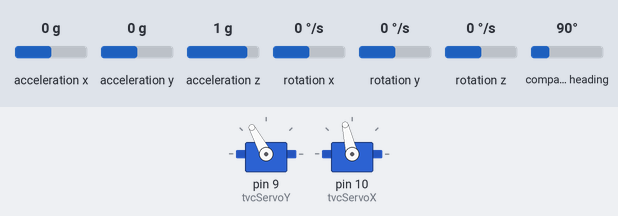
Bench run of a sketch on a simulated Arduino Uno, built with avr-gcc and run on an emulated ATmega328P. Shown: 2 × servo. Inputs (shaded band) come from the test bench; at power-on: acceleration x 0 g, rotation y 0 °/s, acceleration y 0 g, rotation x 0 °/s, acceleration z 1 g, rotation z 0 °/s, compass heading 90°. What the sketch prints to the serial monitor is not drawn.

Above: at 2.2 s.
2.3 s: acceleration x set to 0.8 g
At 2.61 s:
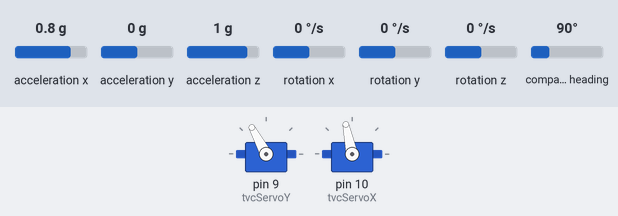
5.3 s: rotation y set to -192 °/s
At 5.92 s:
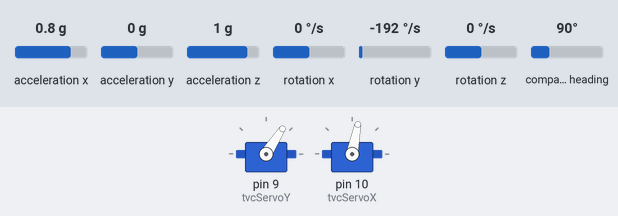
At 7.07 s:
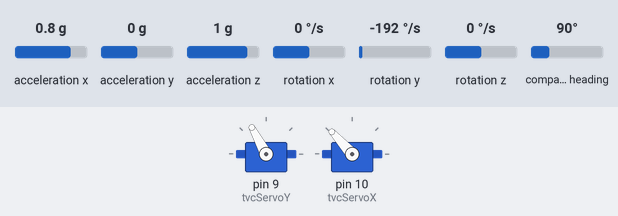
8.3 s: acceleration y set to 1.4 g
11.3 s: rotation x set to -100 °/s
14.3 s: rotation x set to 192 °/s
Timing chart, 0 to 18.3 s (numbered marks = the images above; inputs shaded):
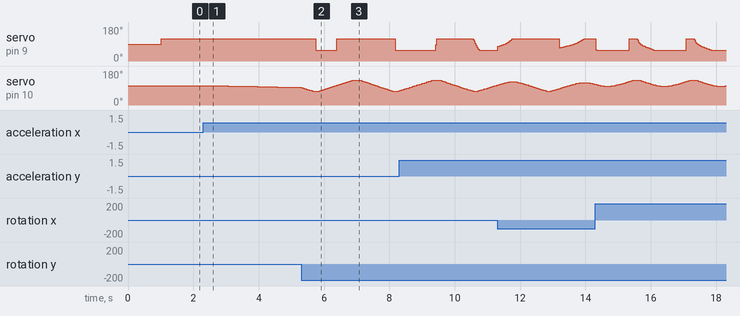

The sketch:

State_Space_Control.ino
```cpp
#include <Wire.h>
#include <Adafruit_BNO055.h>
#include <Servo.h>
#include <math.h>
#include <MadgwickAHRS.h>


// IMU and Servo setup
Adafruit_BNO055 bno = Adafruit_BNO055(55);
Servo tvcServoX, tvcServoY;


//Filter setup
Madgwick filter;

// Thrust curve data
const int thrustPoints = 9;
float thrustTimes[thrustPoints] = {0, 0.05, 0.1, 0.2, 0.5, 1.0, 2.0, 3.0, 60.0};
float thrustValues[thrustPoints] = {0, 62, 40, 38, 40, 39, 38, 37, 36};

//Middle Position of X and Y Servo
const int X_SERVO_MIDDLE = 102;
const int Y_SERVO_MIDDLE = 88;

//Set Moment Arm
const float momentArm = 0.35; // meters

//Gain Matrices for State Controller
const float K_Roll[2] = {1.1952, 0.6491};
const float K_Pitch[2] = {1.1952, 0.6491};

//Setpoint Matrices for State Controller
const float Setpoint_Roll[2] = {M_PI/2, 0.0};
const float Setpoint_Pitch[2] = {0.0, 0.0};

//Calculating thrust variables
unsigned long liftoffTime = 0;
bool launched = false;
unsigned long lastTime = 0;

//Set update rate
const unsigned long updateInterval = 10000; // 10 ms = 100 Hz


double gimbal_to_servo(double a, double b, double gimbal_angle_deg){
  return a * gimbal_angle_deg + b;
}

float getThrustFromCurve(float timeSinceLaunch) {
  if (timeSinceLaunch <= thrustTimes[0]) return thrustValues[0];
  if (timeSinceLaunch >= thrustTimes[thrustPoints - 1]) return thrustValues[thrustPoints - 1];

  for (int i = 0; i < thrustPoints - 1; i++) {
    if (timeSinceLaunch >= thrustTimes[i] && timeSinceLaunch <= thrustTimes[i + 1]) {
      float t0 = thrustTimes[i];
      float t1 = thrustTimes[i + 1];
      float thrust0 = thrustValues[i];
      float thrust1 = thrustValues[i + 1];
      float factor = (timeSinceLaunch - t0) / (t1 - t0);
      return thrust0 + factor * (thrust1 - thrust0);
    }
  }
  return 0.0;
}

double state_controller(const float K[2], float x[2], const float setpoint[2]){
  float u = 0;
  x[0] -= setpoint[0];
  x[1] -= setpoint[1];
  u = -(K[0] * x[0] + K[1] * x[1]);
  return u;
}

double torque_to_angle(float torque, float thrust){
  double asin_input = constrain(torque / (momentArm * thrust), -1, 1);
  return asin(asin_input);
}

float RadToDegrees(float rad){
  return rad * 180/M_PI;
}

void setup() {
  Serial.begin(115200);
  bno.begin();
  delay(1000);
  bno.setExtCrystalUse(true);
  tvcServoY.attach(9);
  tvcServoX.attach(10);
  tvcServoX.write(X_SERVO_MIDDLE);
  tvcServoY.write(Y_SERVO_MIDDLE);
  filter.begin(100);       // sample frequency of the filter
  filter.setInitialRollPitch(M_PI/2, 0.0);

  lastTime = micros();
  liftoffTime = millis(); // Simulate immediate launch (change for real launch detection)
}

void loop() {

    //Getting thrust
  unsigned long now = micros();
  if (now - lastTime >= updateInterval) {
    float dt = (now - lastTime) / 1e6;
    lastTime = now;

    float flightTime = (millis() - liftoffTime) / 1000.0;
    float thrust = getThrustFromCurve(flightTime);

    uint8_t system_cal, gyro_cal, accel_cal, mag_cal = 0;
    bno.getCalibration(&system_cal, &gyro_cal, &accel_cal, &mag_cal);
    Serial.println();
    Serial.print("Calibration: Sys=");
    Serial.print(system_cal);
    Serial.print(" Gyro=");
    Serial.print(gyro_cal);
    Serial.print(" Accel=");
    Serial.print(accel_cal);
    Serial.print(" Mag=");
    Serial.println(mag_cal);

    Serial.println("--");

    //Get the rates:
    imu::Vector<3> gyro = bno.getVector(Adafruit_BNO055::VECTOR_GYROSCOPE);
    float rollRate = gyro.x() * (M_PI/180); // rad/s
    float pitchRate = gyro.z() * (M_PI/180); // rad/s

    //Get filtered pitch and roll:
    imu::Vector<3> acc = bno.getVector(Adafruit_BNO055::VECTOR_ACCELEROMETER);

    filter.updateIMU(gyro.x(), gyro.y(), gyro.z(),acc.x(), acc.y(), acc.z());
    float roll = filter.getRollRadians();
    float pitch = filter.getPitchRadians();

    //Compute roll torque command:
    float state_vector_roll[2] = {roll, rollRate};
    float roll_torque = state_controller(K_Roll, state_vector_roll, Setpoint_Roll);
    float roll_state_output = torque_to_angle(roll_torque, thrust);
    float gimbalAngleRollDeg = RadToDegrees(roll_state_output);

    //Compute pitch torque command:
    float state_vector_pitch[2] = {pitch, -pitchRate};
    float pitch_torque = state_controller(K_Pitch, state_vector_pitch, Setpoint_Pitch);
    float pitch_state_output = torque_to_angle(pitch_torque, thrust);
    float gimbalAnglePitchDeg = RadToDegrees(pitch_state_output);

    //Convert demanded gimbal angle to servo angle (via CurveFitting)
    float servo_angle_y = gimbal_to_servo(6.0169, 90, gimbalAngleRollDeg);
    float servo_angle_x = gimbal_to_servo(-4.1024, 103.0, gimbalAnglePitchDeg);

    // Map output to servo range (30 degrees in each direction)
    int servoAngleY = constrain(round(servo_angle_y), 57, 118);
    int servoAngleX = constrain(round(servo_angle_x), 72, 132);

    //Write angle to servos
    tvcServoY.write(servoAngleY);
    tvcServoX.write(servoAngleX);

    // Debug

    Serial.print("Roll:"); Serial.print(roll * 180 / M_PI);
    Serial.print(",Roll Rate:"); Serial.print(rollRate);
    Serial.print(",StateY:"); Serial.print(roll_state_output);
    Serial.print(",ServoY:"); Serial.print(servoAngleY);
    Serial.print(",gimbalAngleRollDeg: "); Serial.print(gimbalAngleRollDeg);
    Serial.print(",Freq: "); Serial.print(1/dt);
    Serial.print(",Thrust: "); Serial.println(thrust);


    /*
    Serial.print("Pitch:"); Serial.print(pitch * 180 / M_PI);
    Serial.print(",Pitch Rate:"); Serial.print(-pitchRate);
    Serial.print(",StateX:"); Serial.print(pitch_state_output);
    Serial.print(",ServoX:"); Serial.print(servoAngleX);
    Serial.print(",gimbalAnglePitchDeg: "); Serial.println(gimbalAnglePitchDeg);
    Serial.println(thrust);
    */
  }

}
```

Measured:
- after the input at 2.3 s, servo on pin 10 (tvcServoX): moves from 103° to 93° over 2.7 s, starting after 0.16 s
- after the input at 5.3 s, servo on pin 9 (tvcServoY): 118° → 57° after 0.45 s, → 118° 0.63 s later, → 57° 1.8 s later
